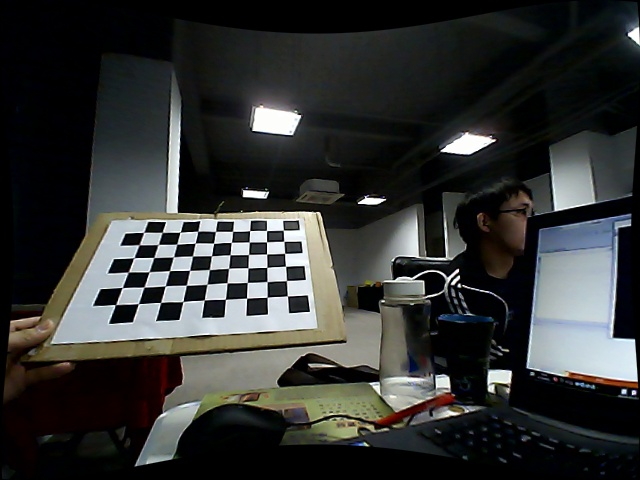
//> input picture 15.jpg, 640 x 480 px, given in place of the camera
$ ./5_Canny   (built with g++ and OpenCV 4)
//> lines starting //> are read from the running program, lines starting //| are printed output that depends on the picture; after the words box and inside, x2 and y2 are one past the last pixel; in counts of white or black regions, pixels touching at a corner belong together
#include <iostream>
#include "opencv2/highgui/highgui.hpp"
#include "opencv2/imgproc/imgproc.hpp"
#include <vector>
#include "opencv2/opencv.hpp"
//#include <contours2.cpp>
using namespace cv;
using namespace std;
void bwLabel(const Mat& imgBw, Mat & imgLabeled);
 void brightnessException (Mat InputImg,float& cast,float& da);
Point  centerOfGravity(Mat& input,int &x,int &y);
int  coordinate(Point First,Point Second,Point centre,Point2d Sensor_Size,int H);
int height=0,width=0;
float cast=0,da=0;
//#define DEBUG
#ifdef DEBUG
#define dbg(de)        printf(de)
#else
#define dbg()
#endif

#define focalLength 4.75  //相机焦距的物理尺寸，单位mm
Point2d centrePoint;
Point2d SensorSize;
int realH=420;

 int main( int argc, char** argv )
 {
	 centrePoint.x=316.835;
	 centrePoint.y=247.917;

	 SensorSize.x=3.2;
	 SensorSize.y=2.4;
	int x=0,y=0;
    VideoCapture cap(1); //capture the video from web cam
	width=cap.get(CV_CAP_PROP_FRAME_HEIGHT );
	height=cap.get(CV_CAP_PROP_FRAME_HEIGHT );

    if ( !cap.isOpened() )  // if not success, exit program
    {
         cout << "Cannot open the web cam" << endl;
         return -1;
    }

  namedWindow("Control", CV_WINDOW_AUTOSIZE); //create a window called "Control"

  Mat cameraMatrix = Mat::eye(3, 3, CV_64F);
    cameraMatrix.at<double>(0, 0) = 4.377083949726417e+02;
    cameraMatrix.at<double>(0, 1) = 0.021564701076255;
    cameraMatrix.at<double>(0, 2) = 3.260491311579127e+02;
    cameraMatrix.at<double>(1, 1) = 4.375146185726212e+02;
    cameraMatrix.at<double>(1, 2) = 2.436940467669944e+02;

    Mat distCoeffs = Mat::zeros(5, 1, CV_64F);
    distCoeffs.at<double>(0, 0) = -0.385541673306882;
    distCoeffs.at<double>(1, 0) = 0.145556723650446;
    distCoeffs.at<double>(2, 0) = 6.057456843815020e-04;
    distCoeffs.at<double>(3, 0) = -0.001158039562780;
    distCoeffs.at<double>(4, 0) = 0;

    Mat view, rview, map1, map2;
    Size imageSize;
	Mat imgOriginal;
    cap.read(imgOriginal); // read a new frame from video
//> imgOriginal is the input picture: 480 rows x 640 cols, CV_8UC3; mean B, G, R 51.1, 52.4, 51

    imageSize = imgOriginal.size();
//> imageSize = Size(640, 480)
    initUndistortRectifyMap(cameraMatrix, distCoeffs, Mat(),
        getOptimalNewCameraMatrix(cameraMatrix, distCoeffs, imageSize, 1, imageSize, 0),
        imageSize, CV_16SC2, map1, map2);


  int exposure=6;
	//exposure = cap.get(CV_CAP_PROP_EXPOSURE);
	//cout<<exposure<<endl;
	exposure*=(-1);
  int GLowH = 60;
  int GHighH = 71;

  int RLowH = 0;
  int RHighH = 15;

  int iLowS = 147;
  int iHighS = 255;

  int iLowV = 200;
  int iHighV = 255;
  // [10 lines of commented-out code are left out]
  cvCreateTrackbar("曝光值：", "Control", &exposure, 20); //Hue (0 - 179)

  cvCreateTrackbar("LowH", "Control", &GLowH, 179); //Hue (0 - 179)
  cvCreateTrackbar("HighH", "Control",&GHighH, 179);

  cvCreateTrackbar("LowS", "Control", &iLowS, 255); //Saturation (0 - 255)
  cvCreateTrackbar("HighS", "Control", &iHighS, 255);

  cvCreateTrackbar("LowV", "Control", &iLowV, 255); //Value (0 - 255)
  cvCreateTrackbar("HighV", "Control", &iHighV, 255);

  /*try
	{   */
    while (true)  //haimeidakai
    {

		dbg("1");
//> (this line was passed over: a library is not available in this run)
		cap.set(CV_CAP_PROP_EXPOSURE,exposure);

        bool bSuccess = cap.read(imgOriginal); // read a new frame from video
		remap(imgOriginal, imgOriginal, map1, map2, INTER_LINEAR);
		flip(imgOriginal, imgOriginal, 1); // flip by x axis
		brightnessException (imgOriginal,cast, da);
//> in brightnessException, `cvtColor(InputImg,GRAYimg,CV_BGR2GRAY);`:
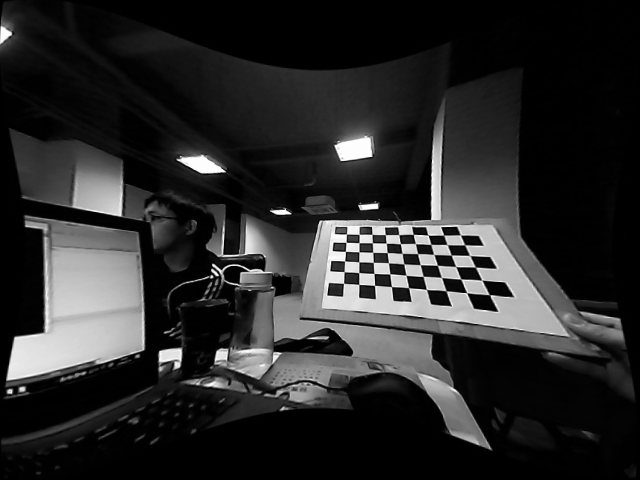
//> GRAYimg: 480 rows x 640 cols, CV_8UC1; min 0, max 255, mean 42.4
//> the loop in brightnessException, `for (int i = 2;i < height - 2;i++)` made 476 passes
//> a on passes 1 to 3: 726, 737, 1515
//> after the loop in brightnessException, `for (int i = 2;i < height - 2;i++)`: a = 11137545; Hist = 256 values, max 45717 at index 0, min 28 at index 255, mean 885.1
//> in brightnessException, `da=a/float(GRAYimg.rows*GRAYimg.cols);`: da = 36.26
		// [7 lines of commented-out code are left out]
         if (!bSuccess) //if not success, break loop
        {
             cout << "Cannot read a frame from video stream" << endl;
             break;
        }
   	 dbg("2");
//> (this line was passed over: a library is not available in this run)
   Mat imgHSV;
   vector<Mat> hsvSplit;
   cvtColor(imgOriginal, imgHSV, COLOR_BGR2HSV); //Convert the captured frame from BGR to HSV
//> imgHSV: 480 rows x 640 cols, CV_8UC3; mean H, S, V 64.3, 96.9, 46.4
   //hsvSplit.resize(3);
   //因为我们读取的是彩色图，直方图均衡化需要在HSV空间做
   split(imgHSV, hsvSplit);
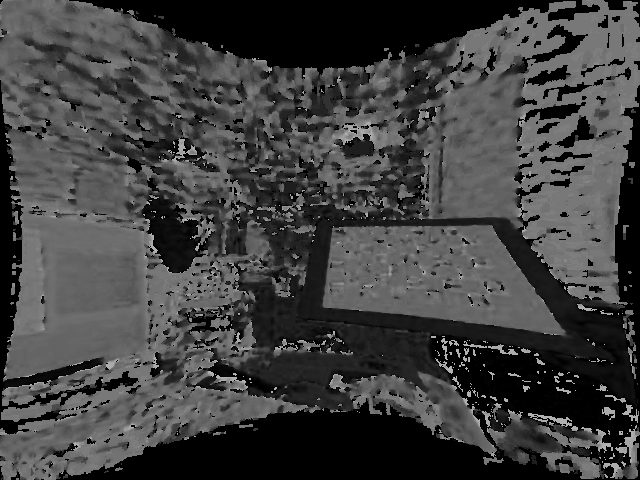
//> hsvSplit[0]: 480 rows x 640 cols, CV_8UC1; min 0, max 179, mean 64.3
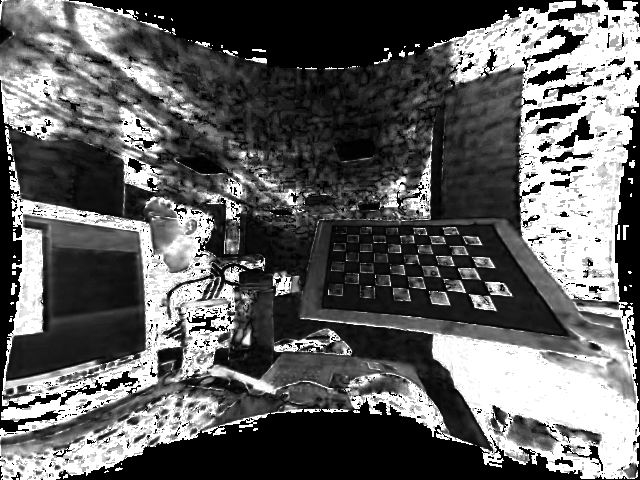
//> hsvSplit[1]: 480 rows x 640 cols, CV_8UC1; min 0, max 255, mean 96.9
 /*  imshow("hsvSplit[2]前", hsvSplit[2]);*/
   equalizeHist(hsvSplit[2],hsvSplit[2]);  //直方图均衡化，该函数能归一化图像亮度和增强对比度
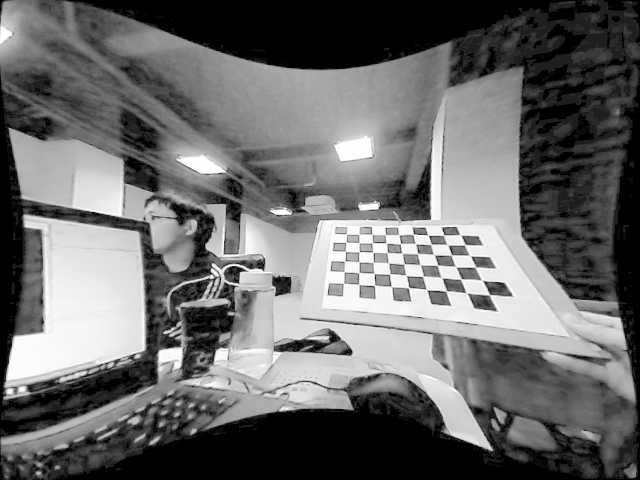
//> hsvSplit[2]: 480 rows x 640 cols, CV_8UC1; min 0, max 255, mean 106.8
    //imshow("hsvSplit[2]后", hsvSplit[2]);
   merge(hsvSplit,imgHSV);
//> imgHSV: 480 rows x 640 cols, CV_8UC3; mean H, S, V 64.3, 96.9, 106.8
   	dbg("3");
//> (this line was passed over: a library is not available in this run)
   Mat imgThresholded;
   //提取红灯的信息
   inRange(imgHSV, Scalar(RLowH, iLowS, iLowV), Scalar(RHighH, iHighS, iHighV), imgThresholded); //Threshold the image
//> imgThresholded: 480 rows x 640 cols, CV_8UC1; 0.12% white; 5 white regions (2 under 20 px), largest, box (x1, y1, x2, y2) and area: (6, 361, 95, 387) 292, (212, 366, 224, 373) 52, (265, 384, 274, 388) 24
   //开操作 (去除一些噪点)
   Mat element = getStructuringElement(MORPH_RECT, Size(2, 2));
   morphologyEx(imgThresholded, imgThresholded, MORPH_OPEN, element);
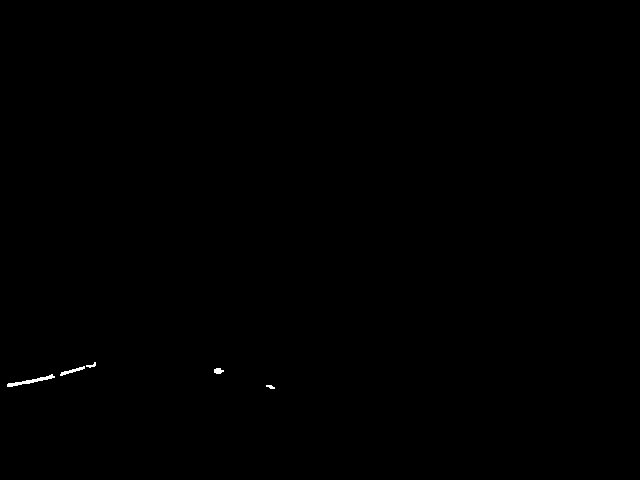
//> imgThresholded: 480 rows x 640 cols, CV_8UC1; 0.11% white; 5 white regions, box (x1, y1, x2, y2) and area: (7, 374, 55, 387) 167, (60, 366, 85, 376) 80, (214, 368, 224, 374) 45, (86, 362, 96, 368) 28, (266, 385, 275, 389) 24
   //闭操作 (连接一些连通域)
   Mat elementB = getStructuringElement(MORPH_RECT, Size(5, 5));
   morphologyEx(imgThresholded, imgThresholded, MORPH_CLOSE, elementB);
//> imgThresholded: 480 rows x 640 cols, CV_8UC1; 0.11% white; 4 white regions, box (x1, y1, x2, y2) and area: (7, 374, 55, 387) 167, (60, 362, 96, 376) 113, (214, 368, 224, 374) 45, (266, 385, 275, 389) 24
   Mat imgBinary;
   Point redPoint;//红点
   dbg("4");
//> (this line was passed over: a library is not available in this run)
   threshold(imgThresholded, imgBinary, 128, 1, THRESH_BINARY);//  二值化
   dbg("5");
//> (this line was passed over: a library is not available in this run)
    bwLabel(imgBinary,imgBinary);
//> in bwLabel, `imgBw.copyTo(imgClone(Rect(1, 1, imgBw.cols, imgBw.rows)));`: imgClone: 481 rows x 641 cols, CV_8UC1; values 0 (black) and 1 (white), 0.11% white; 4 white regions
//> in bwLabel, `findContours(imgClone, contours, hierarchy, CV_RETR_CCOMP, CV_CHAIN_AP..`: contours = 4 contours, 1 with area under 20; largest, box (x1, y1, x2, y2) and area: (8, 375, 56, 388) 117, (61, 363, 97, 377) 74, (215, 369, 225, 375) 32
//> the loop in bwLabel, `for (vector<vector<Point>>::size_type i = 0; i < contours.size(); i++)` made 4 passes
//> after the loop in bwLabel, `for (vector<vector<Point>>::size_type i = 0; i < contours.size(); i++)`: numlab = 5
//> after the loop in bwLabel, `for (int i = 0; i < imgLabeled.rows; i++)`:
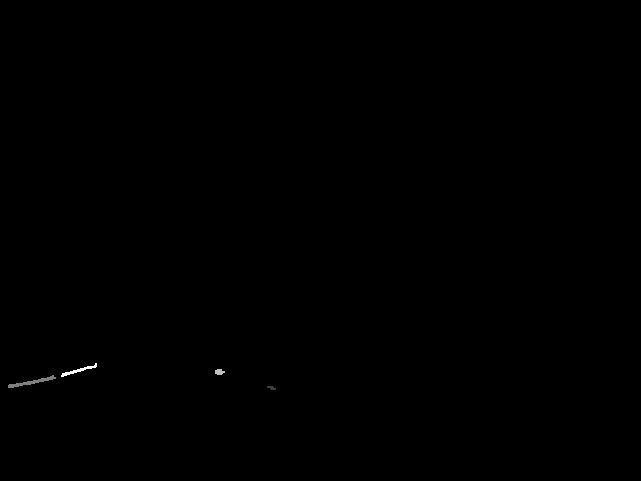
//> imgLabeled: 481 rows x 641 cols, CV_8UC1; min 0, max 4, mean 0.00306; drawn with min black and max white
//> in bwLabel, `contours.clear();`: contours = 0 contours
	dbg("6");
//> (this line was passed over: a library is not available in this run)
	redPoint=centerOfGravity(imgBinary,redPoint.x,redPoint.y);
//> the loop in centerOfGravity, `while(num[k][0]!=0) { k++; }` made 5 passes
//> after the loop in centerOfGravity, `while(num[k][0]!=0)`: k = 5
//> in centerOfGravity, `k-=1;`: k = 4
//> the loop in centerOfGravity, `for(int i=k;i!=0;i--)` made 4 passes
//> maxNumOfmodual on passes 1, 3, 4: 4, 2, 2
//> after the loop in centerOfGravity, `for (int i = 2;i < height - 2;i++)`: input: 480 rows x 640 cols, CV_8UC1; min 0, max 50, mean 0
//> after the loop in centerOfGravity, `for (int i = 2;i < height - 2;i++)`: x = 5064; y = 63572; n = 167
//> in centerOfGravity, `x/=n;`: x = 30
//> in centerOfGravity, `y/=n;`: y = 380
//> in centerOfGravity, `COG.x=x;`: COG = Point(30, 0)
//> in centerOfGravity, `COG.y=y;`: COG = Point(30, 380)
//> redPoint = Point(30, 380)
	dbg("7");
//> (this line was passed over: a library is not available in this run)
	 imshow("RImage", imgThresholded); //show the thresholded image

	//提取绿灯的信息
   inRange(imgHSV, Scalar(GLowH, iLowS, iLowV), Scalar(GHighH, iHighS, iHighV), imgThresholded); //Threshold the image
//> imgThresholded: 480 rows x 640 cols, CV_8UC1; every value is 0
   //开操作 (去除一些噪点)
   morphologyEx(imgThresholded, imgThresholded, MORPH_OPEN, element);
   //闭操作 (连接一些连通域)
   morphologyEx(imgThresholded, imgThresholded, MORPH_CLOSE, elementB);
   Point greenPoint;//绿点
   dbg("8");
//> (this line was passed over: a library is not available in this run)
   threshold(imgThresholded, imgBinary, 128, 1, THRESH_BINARY);//  二值化
    bwLabel(imgBinary,imgBinary);
//> in bwLabel (call 2), `imgLabeled.setTo(Scalar::all(0));`: imgLabeled: 481 rows x 641 cols, CV_8UC1; every value is 0
	greenPoint=centerOfGravity(imgBinary,greenPoint.x,greenPoint.y);
//> the loop in centerOfGravity (call 2), `while(num[k][0]!=0) { k++; }` made 1 pass
//> after the loop in centerOfGravity (call 2), `while(num[k][0]!=0)`: k = 1
//> in centerOfGravity (call 2), `k-=1;`: k = 0
//> the loop in centerOfGravity (call 2), `for (int i = 2;i < height - 2;i++)` made 476 passes
//> (x, y, n) on passes 1 to 3: (203202, 1272, 636), (406404, 3180, 1272), (609606, 5724, 1908)
//> after the loop in centerOfGravity (call 2), `for (int i = 2;i < height - 2;i++)`:
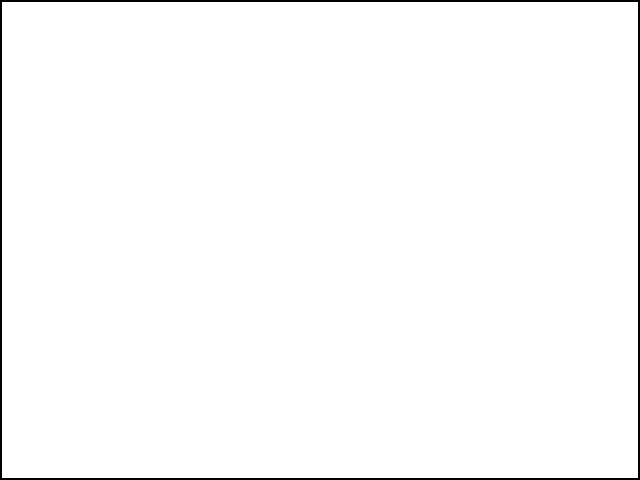
//> input: 480 rows x 640 cols, CV_8UC1; values 0 (black) and 50 (white), 98.5% white; 1 black region, box (x1, y1, x2, y2) and area: (0, 0, 640, 480) 4464
//> after the loop in centerOfGravity (call 2), `for (int i = 2;i < height - 2;i++)`: x = 96724152; y = 72505272; n = 302736
//> in centerOfGravity (call 2), `x/=n;`: x = 319
//> in centerOfGravity (call 2), `y/=n;`: y = 239
//> in centerOfGravity (call 2), `COG.x=x;`: COG = Point(319, 0)
//> in centerOfGravity (call 2), `COG.y=y;`: COG = Point(319, 239)
//> greenPoint = Point(319, 239)

	cout<<coordinate(redPoint,greenPoint,centrePoint,SensorSize,realH)<<endl;
//> in coordinate, `double dx = abs(First.x - Second.x);`: dx = 289
//> in coordinate, `double dy = abs(First.y - Second.y);`: dy = 141
//> in coordinate, `double u = (centre.x - First.x)*(First.x - Second.x) + (centre.y - Fir..`: u = -101555
//> in coordinate, `u = u/((dx*dx)+(dy*dy));`: u = -0.982
//> in coordinate, `retVal.x = abs(First.x + u*dx);`: retVal = Point(253, 0)
//> in coordinate, `retVal.y = abs(First.y + u*dy);`: retVal = Point(253, 241)
//> in coordinate, `centreToretVal=sqrt((centre.x-retVal.x)*Sensor_Size.x/width*(centre.x-..`: centreToretVal = 0.428
//> in coordinate, `h=sqrt((First.x-Second.x)*Sensor_Size.x/width*(First.x-Second.x)*Senso..`: h = 2.05
//> in coordinate, `d=focalLength*H/h;`: d = 972
//> in coordinate, `arctan=atan((centreToretVal/focalLength));`: arctan = 0.0899
//> in coordinate, `Distance_To_Centre=d/cos(arctan);`: Distance_To_Centre = 975
//| 975

	imshow("GImage", imgThresholded); //show the thresholded image

	//printf("%d,%d      %d,%d\r\n",redPoint.x,redPoint.y,greenPoint.x,greenPoint.y);

   imshow("Original", imgOriginal); //show the original image

  waitKey(1);

    }
	/*}catch(...){}*/
   return 0;

}
/////////////////////////////////////////////////////////////////
//求相机到线段的距离,注意相机平面必须与线段平面平行
//所用到的主要公式f/d=h/H
/////////////////////////////////////////////////////////////////
int  coordinate(Point First,Point Second,Point centre,Point2d Sensor_Size,int H)
{
	//先求出主光轴到两点连线的垂足的距离（实际尺寸）
	double h=0;//h为两点的距离
		//求垂足的坐标
	int  Distance_To_Centre = 0;//返回值
	Point retVal;
    double dx = abs(First.x - Second.x);
    double dy = abs(First.y - Second.y);

		 double u = (centre.x - First.x)*(First.x - Second.x) +
        (centre.y - First.y)*(First.y - Second.y);
    u = u/((dx*dx)+(dy*dy));

    retVal.x = abs(First.x + u*dx);
    retVal.y = abs(First.y + u*dy);

	double centreToretVal=0;//主轴到垂足在图像上的距离
	centreToretVal=sqrt((centre.x-retVal.x)*Sensor_Size.x/width*(centre.x-retVal.x)*Sensor_Size.x/width+\
		(centre.y-retVal.y)*Sensor_Size.y/height*(centre.y-retVal.y)*Sensor_Size.y/height);

	int d=0;//与线段所在平面的距离
	h=sqrt((First.x-Second.x)*Sensor_Size.x/width*(First.x-Second.x)*Sensor_Size.x/width+\
		(First.y-Second.y)*Sensor_Size.y/height*(First.y-Second.y)*Sensor_Size.y/height);
	d=focalLength*H/h;

	double arctan=0;//垂足与主光轴的倾斜角度
	arctan=atan((centreToretVal/focalLength));


	if(acos(arctan)!=0)
	Distance_To_Centre=d/cos(arctan);//根据倾斜角度求出实际距离


	return Distance_To_Centre;
}

//////////////////////////////////////////
//标定图像的轮廓
///////////////////////////////////////////
void bwLabel(const Mat& imgBw, Mat & imgOut)
{
    // 对图像周围扩充一格
     Mat imgClone = Mat(imgBw.rows + 1, imgBw.cols + 1, imgBw.type(), Scalar(0));
     imgBw.copyTo(imgClone(Rect(1, 1, imgBw.cols, imgBw.rows)));
	 Mat imgLabeled;
     imgLabeled.create(imgClone.size(), imgClone.type());
     imgLabeled.setTo(Scalar::all(0));
      vector<vector<Point>> contours;
     vector<Vec4i> hierarchy;
     findContours(imgClone, contours, hierarchy, CV_RETR_CCOMP, CV_CHAIN_APPROX_NONE);

     vector<int> contoursLabel(contours.size(), 0);
     int numlab = 1;
     // 标记外围轮廓
     for (vector<vector<Point>>::size_type i = 0; i < contours.size(); i++)
     {
         if (hierarchy[i][3] >= 0) // 有父轮廓
         {
             continue;
         }
         for (vector<Point>::size_type k = 0; k != contours[i].size(); k++)
        {
             imgLabeled.at<uchar>(contours[i][k].y, contours[i][k].x) = numlab;
         }
        contoursLabel[i] = numlab++;
     }
     // 标记内轮廓
     for (vector<vector<Point>>::size_type i = 0; i < contours.size(); i++)
	 {
         if (hierarchy[i][3] < 0)
         {
             continue;
         }
         for (vector<Point>::size_type k = 0; k != contours[i].size(); k++)
         {
             imgLabeled.at<uchar>(contours[i][k].y, contours[i][k].x) = contoursLabel[hierarchy[i][3]];
         }
     }

		 // 非轮廓像素的标记
		for (int i = 0; i < imgLabeled.rows; i++)
		 {
			 for (int j = 0; j < imgLabeled.cols; j++)
			 {
				 if (imgClone.at<uchar>(i, j) != 0 && imgLabeled.at<uchar>(i, j) == 0)
				 {
					 imgLabeled.at<uchar>(i, j) = imgLabeled.at<uchar>(i, j - 1);
				}
			}
		 }
		 imgOut = imgLabeled(Rect(1, 1, imgBw.cols, imgBw.rows)).clone(); // 将边界裁剪掉1像素
		 contours.clear();

 }

////////////////////////////////
//求最大区域的质心
////////////////////////////////
Point centerOfGravity(Mat& input,int &x,int &y)
{

      int height = input.rows; //行数
      int width = input.cols ; //列数
	  int k=0;  //模块数量
	  int maxNumOfmodual=0;  //面积最大的模块编号
	  int num[5000][2];  //第0位记录的是像素数，第二位记录的是编号
	  Point COG;//质心
	  for(int i=0;i<50;i++)
	  {
		num[i][0]=0;
		num[i][1]=i;
	  }

      if (input.isContinuous())
      {
		 uchar* dta=(uchar*)input.data;
          //将模块的像素数放入 num数组中
		  for (int i = 0;i < height;i++)
			{
				  for (int j = 0;j < width;j++)
				 {
					 num[dta[i * width + j]][0]++;
				 } //单行处理结束
			}
		num[0][0]=1;
		   //找到num数组中最大的数的编号num[0](即面积最大的模块)
		    while(num[k][0]!=0)
		  { k++; }
			k-=1;
		  for(int i=k;i!=0;i--)
		  {
			 if(num[i][0]>num[i-1][0])
			 {
				 num[i-1][0]=num[i][0];
				 num[i-1][1]=num[i][1];
				 maxNumOfmodual=num[i-1][1];
			 }

		  }
		    //求出最大模块的质心
		  int x=0,y=0,n=0;

		   for (int i = 2;i < height - 2;i++)
			{
				  for (int j = 2;j < width - 2;j++)
				 {
					 if(dta[i * width + j]==maxNumOfmodual)
					 {
						 dta[i * width + j]=50;
						x+=j;
						y+=i;
						n++;
					 }
				 }
			}
		   if(n!=0)
		   {
			 x/=n;
			 y/=n;
		   }
		   //printf("%d   %d\r\n",x,y);
		   //cout<<x<<","<<y<<endl;

		   COG.x=x;
		   COG.y=y;

       }

	  return COG;

}

 void brightnessException (Mat InputImg,float& cast,float& da)
{
    Mat GRAYimg;
    cvtColor(InputImg,GRAYimg,CV_BGR2GRAY);
    float a=0;
    int Hist[256];
    for(int i=0;i<256;i++)
    Hist[i]=0;
	try
	{
		  if (GRAYimg.isContinuous())
		  {
			  uchar* dta=(uchar*)GRAYimg.data;
			   for (int i = 2;i < height - 2;i++)
				{
					  for (int j = 2;j < width - 2;j++)
						 {
				            a+=(dta[i*width+j]);
							int x=dta[i*width+j];
							Hist[x]++;
						 } //单行处理结束
				}
		   }
	}
	catch(...){
		printf("异常");
				}

    da=a/float(GRAYimg.rows*GRAYimg.cols); //带+-号的平均值
    // [21 lines of commented-out code are left out]
    return;
}

// [6 lines of commented-out code are left out]
